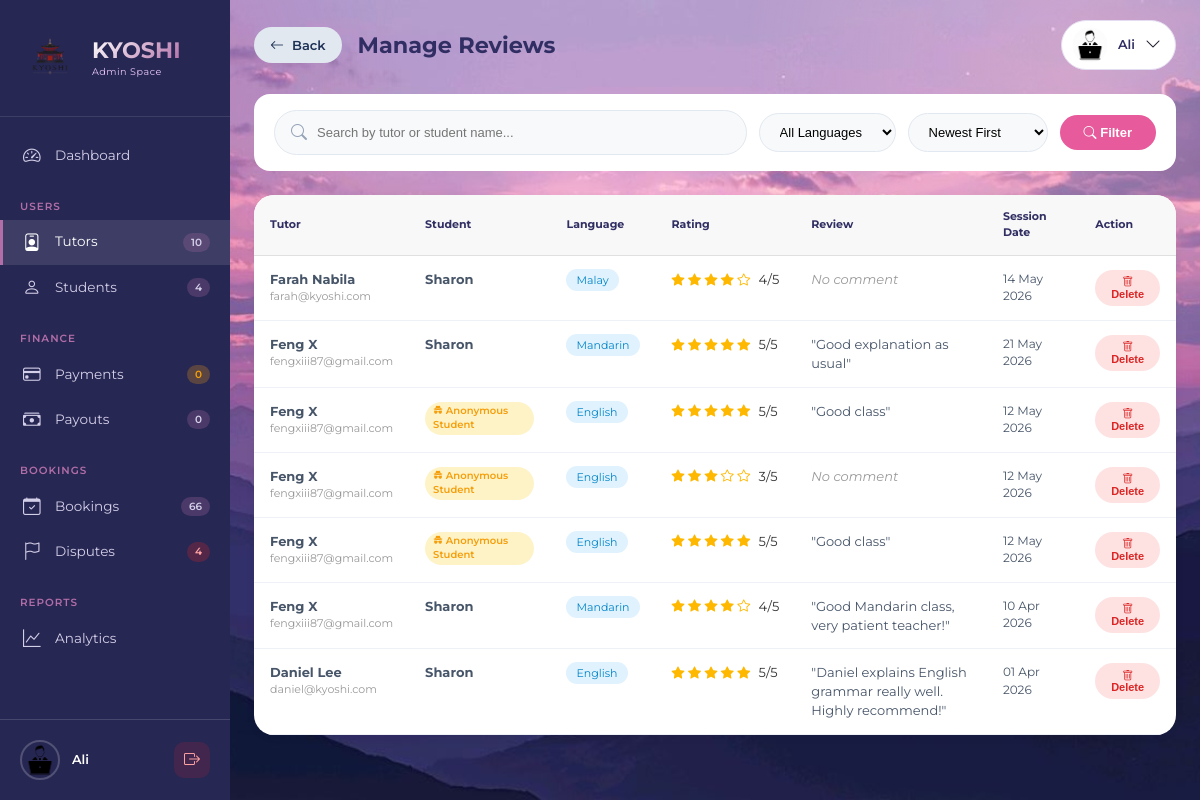
Before: /php/admin_manage_reviews.php (signed in) with the older database file.
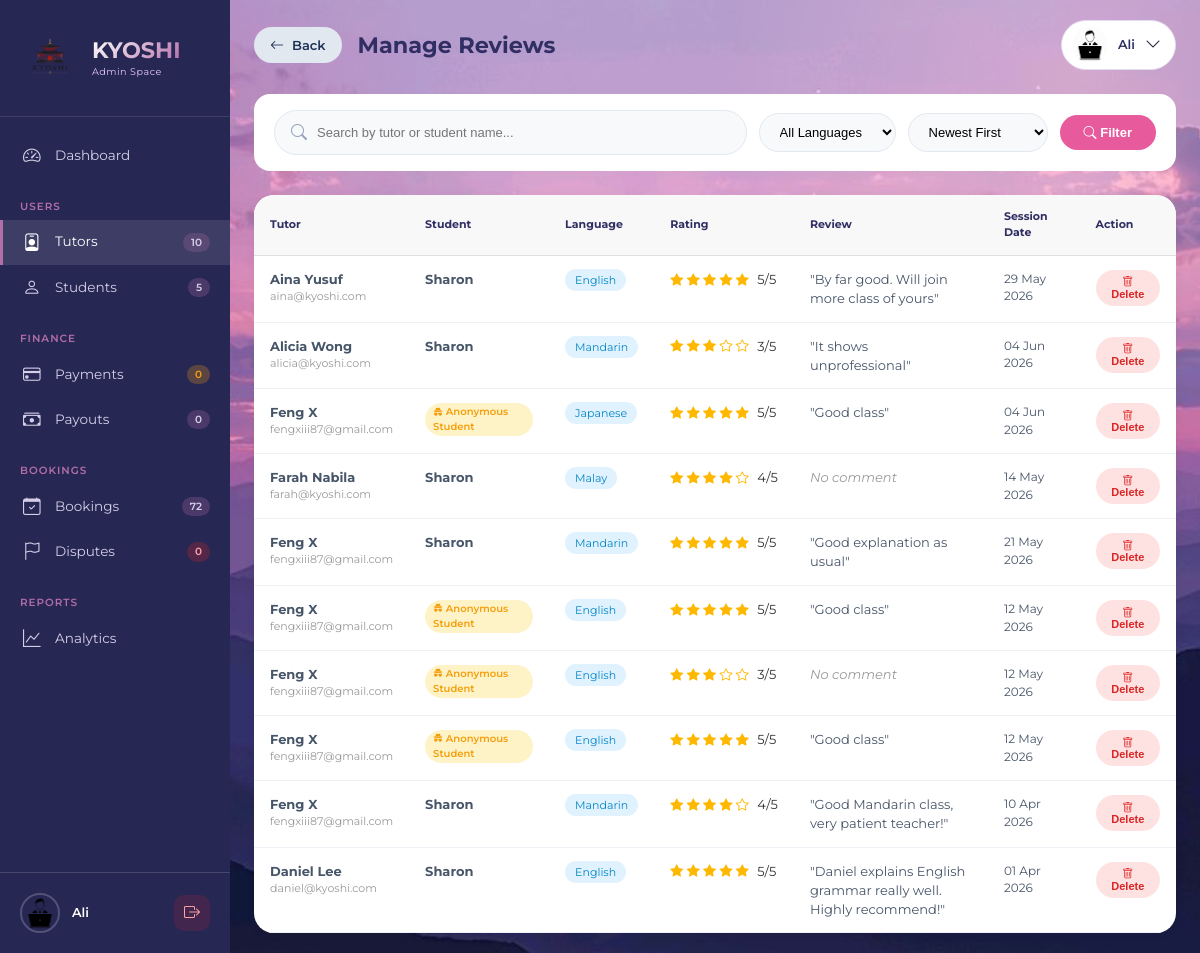
After: the same page with the newer database file.
### tables this page shows
CREATE TABLE `users` (
  `id` int(11) NOT NULL,
  `fullname` varchar(100) NOT NULL,
  `email` varchar(100) NOT NULL,
  `password` varchar(255) NOT NULL,
  `phone` varchar(30) DEFAULT NULL,
  `role` enum('student','tutor','admin') NOT NULL,
  `profile_pic` varchar(255) DEFAULT NULL,
  `created_at` timestamp NOT NULL DEFAULT current_timestamp(),
  `status` varchar(20) DEFAULT 'approved',
  `verification_token` varchar(255) DEFAULT NULL,
  `is_verified` tinyint(1) DEFAULT 0,
  `google_calendar_connected` tinyint(1) DEFAULT 0,
  `google_calendar_asked` tinyint(1) DEFAULT 0,
  `deactivated_at` datetime DEFAULT NULL,
  `deactivation_reason` text DEFAULT NULL,
  `first_promo_applied` tinyint(4) DEFAULT 0,
  `is_first_purchase` tinyint(4) DEFAULT 1,
  `promo_code_used` varchar(50) DEFAULT NULL
);

CREATE TABLE `ratings` (
  `id` int(11) NOT NULL,
  `booking_id` int(11) NOT NULL,
  `student_id` int(11) NOT NULL,
  `tutor_id` int(11) NOT NULL,
  `rating` int(11) NOT NULL,
  `comment` text DEFAULT NULL,
  `is_anonymous` tinyint(1) DEFAULT 0,
  `created_at` timestamp NOT NULL DEFAULT current_timestamp()
);

CREATE TABLE `bookings` (
  `id` int(11) NOT NULL,
  `student_id` int(11) NOT NULL,
  `tutor_id` int(11) NOT NULL,
  `language` varchar(50) NOT NULL,
  `learning_mode` enum('online','face_to_face') NOT NULL,
  `booking_date` date NOT NULL,
  `booking_time` time NOT NULL,
  `total_amount` decimal(10,2) DEFAULT 0.00,
  `status` enum('pending','accepted','confirmed','rescheduled','completed','cancelled','disputed') DEFAULT 'pending',
  `completed_at` datetime DEFAULT NULL,
  `auto_completed` tinyint(1) DEFAULT 0,
  `cancelled_by` enum('student','tutor','admin') DEFAULT NULL,
  `cancel_reason` text DEFAULT NULL,
  `meeting_location` varchar(255) DEFAULT NULL,
  `created_at` timestamp NOT NULL DEFAULT current_timestamp(),
  `notes` text DEFAULT NULL,
  `focus` varchar(255) DEFAULT NULL,
  `meeting_link` varchar(500) DEFAULT NULL,
  `link_provided_at` datetime DEFAULT NULL,
  `link_reminder_sent` tinyint(1) DEFAULT 0,
  `proficiency_level` varchar(20) DEFAULT 'beginner',
  `reminder_sent` tinyint(4) DEFAULT 0
);

### php/admin_manage_reviews.php (the view, shortened to what this page needs)
<?php
include 'config.php';
$assetBase = '../assets/img';
$adminID = $_SESSION['user_id'];
$stmt = $conn->prepare("SELECT * FROM users WHERE id = ? AND role = 'admin'");
$stmt->bind_param("i", $adminID);
$stmt->execute();
$admin = $stmt->get_result()->fetch_assoc();
$displayName = $admin['fullname'];
$profilePic = !empty($admin['profile_pic'])
    ? '../uploads/profiles/' . $admin['profile_pic']
    : $assetBase . '/profile-admin.png';
$search = $_GET['search'] ?? '';
$sort_by = $_GET['sort'] ?? 'newest';
$sql = "
    SELECT r.*,
           r.rating,
           r.comment,
           r.is_anonymous,
           r.created_at,
           u.fullname as tutor_name,
           u.email as tutor_email,
           u.profile_pic as tutor_pic,
           s.fullname as student_name,
           b.language,
           b.booking_date
    FROM ratings r
    JOIN users u ON r.tutor_id = u.id
    JOIN users s ON r.student_id = s.id
    JOIN bookings b ON r.booking_id = b.id
    WHERE 1=1
";
switch ($sort_by) {
    case 'newest':
    default:
        $sql .= " ORDER BY r.created_at DESC";
        break;
}
$reviews = $conn->query($sql);
$totalTutors = $conn->query("SELECT COUNT(*) as count FROM users WHERE role = 'tutor'")->fetch_assoc()['count'];
$totalStudents = $conn->query("SELECT COUNT(*) as count FROM users WHERE role = 'student'")->fetch_assoc()['count'];
$pendingPayments = $conn->query("SELECT COUNT(*) as count FROM payments WHERE status = 'pending'")->fetch_assoc()['count'];
$pendingDisputes = $conn->query("SELECT COUNT(*) as count FROM disputes WHERE status = 'pending'")->fetch_assoc()['count'];
$pendingPayouts = $conn->query("SELECT COUNT(*) as count FROM payout_requests WHERE status = 'pending'")->fetch_assoc()['count'] ?? 0;
$totalBookings = $conn->query("SELECT COUNT(*) as count FROM bookings")->fetch_assoc()['count'];
function e($value) {
    return htmlspecialchars($value ?? '', ENT_QUOTES, 'UTF-8');
}
?>
<!DOCTYPE html>
<html lang="en">
<head>
    <link rel="stylesheet" href="https://cdn.jsdelivr.net/npm/bootstrap-icons@1.13.1/font/bootstrap-icons.min.css">
    <link rel="stylesheet" href="../css/astyle.css">
</head>
<body>
<aside class="sidebar" id="sidebar">
    <div class="sidebar-header">
        <div class="brand-wrapper">
            <img src="<?= e($assetBase) ?>/logo.png" alt="Kyoshi" class="brand-icon">
            <div class="brand-title">
                <h1>KYOSHI</h1>
                <span class="admin-space-text">Admin Space</span>
            </div>
        </div>
    </div>
    <nav class="nav-menu">
        <div class="nav-section">
            <a href="admin_dashboard.php" class="nav-item">
                <i class="bi bi-speedometer2"></i><span>Dashboard</span>
            </a>
        </div>
        <div class="nav-section">
            <div class="nav-section-label">USERS</div>
            <a href="admin_tutor_actions.php" class="nav-item active">
                <i class="bi bi-person-badge"></i><span>Tutors</span>
                <span class="nav-badge"><?= $totalTutors ?></span>
            </a>
            <a href="admin_student_actions.php" class="nav-item">
                <i class="bi bi-person"></i><span>Students</span>
                <span class="nav-badge"><?= $totalStudents ?></span>
            </a>
        </div>
        <div class="nav-section">
            <div class="nav-section-label">FINANCE</div>
            <a href="admin_payments.php" class="nav-item">
                <i class="bi bi-credit-card"></i><span>Payments</span>
                <span class="nav-badge pending"><?= $pendingPayments ?></span>
            </a>
            <a href="admin_payouts.php" class="nav-item">
                <i class="bi bi-cash-stack"></i><span>Payouts</span>
                <span class="nav-badge"><?= $pendingPayouts ?></span>
            </a>
        </div>
        <div class="nav-section">
            <div class="nav-section-label">BOOKINGS</div>
            <a href="admin_bookings.php" class="nav-item">
            <i class="bi bi-calendar-check"></i><span>Bookings</span>
            <span class="nav-badge"><?= $totalBookings ?></span>
        </a>
            <a href="admin_disputes.php" class="nav-item">
                <i class="bi bi-flag"></i><span>Disputes</span>
                <span class="nav-badge dispute"><?= $pendingDisputes ?></span>
            </a>
        </div>
        <div class="nav-section">
            <div class="nav-section-label">REPORTS</div>
            <a href="admin_reports.php" class="nav-item">
                <i class="bi bi-graph-up"></i><span>Analytics</span>
            </a>
        </div>
    </nav>
    <div class="sidebar-footer">
        <div class="admin-info">
            <img src="<?= e($profilePic) ?>" alt="Admin" class="footer-avatar">
            <div class="admin-details">
                <span class="admin-name"><?= e($displayName) ?></span>
            </div>
        </div>
        <a href="logout.php" class="logout-icon" title="Logout">
            <i class="bi bi-box-arrow-right"></i>
        </a>
    </div>
</aside>
<div class="main-content" id="mainContent">
   <div class="top-bar">
    <div class="page-title">
        <div class="title-with-back">
            <a href="admin_tutor_actions.php" class="back-btn-desktop">
                <i class="bi bi-arrow-left"></i>
                <span>Back</span>
            </a>
            <h1>Manage Reviews</h1>
        </div>
    </div>
    <div class="relative">
        <div class="admin-profile" onclick="toggleDropdown()">
            <img src="<?= e($profilePic) ?>" alt="Admin">
            <span><?= e($displayName) ?></span>
            <i class="bi bi-chevron-down"></i>
        </div>
    </div>
</div>
    <?php
    $totalReviewsCount = $reviews->num_rows;
    $reviews->data_seek(0);
    $reviews->data_seek(0);
    ?>
    <form method="GET" class="filter-bar">
        <div class="search-box">
            <i class="bi bi-search"></i>
            <input type="text" name="search" placeholder="Search by tutor or student name..." value="<?= e($search) ?>">
        </div>
        <select name="language" class="filter-select">
            <option value="">All Languages</option>
        </select>
        <select name="sort" class="filter-select">
            <option value="newest" <?= $sort_by == 'newest' ? 'selected' : '' ?>>Newest First</option>
        </select>
        <button type="submit" class="filter-btn"><i class="bi bi-search"></i> Filter</button>
    </form>
    <div class="reviews-table-container">
        <?php if ($totalReviewsCount == 0): ?>
            <div class="empty-state">
                <i class="bi bi-chat-dots"></i>
                <p>No reviews found. <?= $search ? 'Try changing your search criteria.' : 'Reviews will appear here once students rate their sessions.' ?></p>
            </div>
        <?php else: ?>
            <table class="reviews-table">
                <thead>
                    <tr>
                        <th>Tutor</th>
                        <th>Student</th>
                        <th>Language</th>
                        <th>Rating</th>
                        <th>Review</th>
                        <th>Session Date</th>
                        <th>Action</th>
                    </tr>
                </thead>
                <tbody>
                    <?php while ($review = $reviews->fetch_assoc()): ?>
                        <tr>
                            <td>
                                <strong><?= e($review['tutor_name']) ?></strong>
                                <div style="font-size: 11px; color: #999;"><?= e($review['tutor_email']) ?></div>
                             </td>
                            <td>
                                <?php if ($review['is_anonymous']): ?>
                                    <span class="anonymous-badge"><i class="bi bi-incognito"></i> Anonymous Student</span>
                                <?php else: ?>
                                    <strong><?= e($review['student_name']) ?></strong>
                                <?php endif; ?>
                             </td>
                            <td><span style="background: #e0f2fe; color: #0284c7; padding: 4px 10px; border-radius: 20px; font-size: 11px;"><?= e($review['language']) ?></span></td>
                            <td>
                                <div class="rating-stars">
                                    <?php for ($i = 1; $i <= 5; $i++): ?>
                                        <i class="bi bi-star<?= $i <= $review['rating'] ? '-fill' : '' ?>"></i>
                                    <?php endfor; ?>
                                    <span style="margin-left: 5px; color: #333;"><?= $review['rating'] ?>/5</span>
                                </div>
                            </td>
                            <td style="max-width: 250px;">
                                <?php if ($review['comment']): ?>
                                    "<?= nl2br(e($review['comment'])) ?>"
                                <?php else: ?>
                                    <span style="color: #999; font-style: italic;">No comment</span>
                                <?php endif; ?>
                            </td>
                            <td style="font-size: 12px;"><?= date('d M Y', strtotime($review['booking_date'])) ?></td>
                            <td>
                                <button class="delete-btn" onclick="confirmDelete(<?= $review['id'] ?>, '<?= e(addslashes($review['tutor_name'])) ?>')">
                                    <i class="bi bi-trash"></i> Delete
                                </button>
                            </td>
                        </tr>
                    <?php endwhile; ?>
                </tbody>
            </table>
        <?php endif; ?>
    </div>
</div>
</body>
</html>

### css/astyle.css (style rules this page uses)
@media (min-width: 901px) { .admin-profile { display: flex !important; } }
@media (min-width: 901px) { .page-title { display: block !important; } }
.title-with-back { display: flex; align-items: center; gap: 16px; }
.back-btn-desktop { display: inline-flex; align-items: center; gap: 8px; background: #e2e8f0; color: #1d3156; padding: 8px 16px; border-radius: 40px; text-decoration: none; font-size: 13px; font-weight: 600; transition: all 0.2s ease; white-space: nowrap; }
.back-btn-desktop i { font-size: 14px; }

Changed rows visible on the page:
added ratings: tutor.fullname "Aina Yusuf", tutor.email "aina@kyoshi.com", student.fullname "Sharon", booking.language "English", rating "5", comment "By far good. Will join more class of yours", booking.booking_date "29 May 2026"
added ratings: tutor.fullname "Alicia Wong", tutor.email "alicia@kyoshi.com", student.fullname "Sharon", booking.language "Mandarin", rating "3", comment "It shows unprofessional", booking.booking_date "04 Jun 2026"
added ratings: tutor.fullname "Feng X", tutor.email "fengxiii87@gmail.com", is_anonymous 1 (drawn), booking.language "Japanese", rating "5", comment "Good class", booking.booking_date "04 Jun 2026"
Other visible differences:
$totalStudents: "4" → "5"
$totalBookings: "66" → "72"
$pendingDisputes: "4" → "0"
